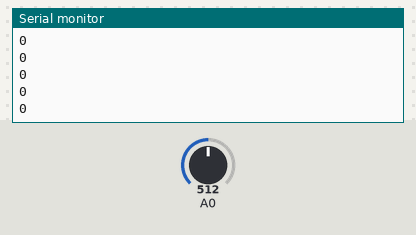
This sketch was run on a simulated Arduino Uno, built with avr-gcc and run on an emulated ATmega328P. Shown: the last lines printed to the serial monitor. The test bench sets the inputs (shaded band); at power-on: A0 = 512.

Above: at 1.2 s.
1.3 s: A0 set to 490
At 1.8 s:
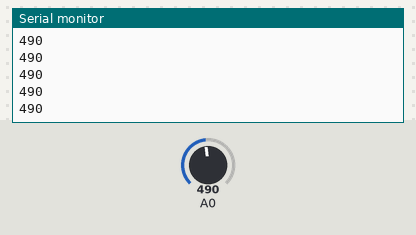
2.8 s: A0 set to 306
At 3.3 s:
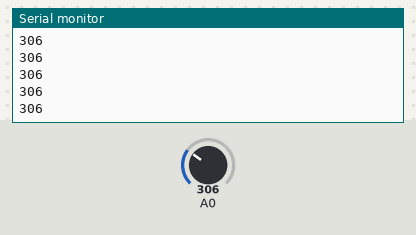
Timing chart, 0 to 5.8 s (numbered marks = the images above; inputs shaded):
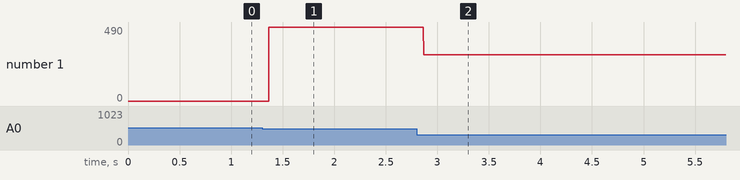

Measured:
- after the input at 1.3 s, the serial monitor: prints a new line after 0.07 s (image 1)
- after the input at 2.8 s, the serial monitor: prints a new line after 0.07 s (image 2)
- plotted number 1: 0 → 490 after the input at 1.3 s, 490 → 306 after the input at 2.8 s

The sketch:

8_buttons.ino
```cpp
void setup()
   {
    Serial.begin(9600);
    pinMode(A0, INPUT);

   }

void loop()
   {
    int a0=analogRead(A0);
    int val=a0;
    if(a0>44 && a0<70)
     {
      //przycisk 1
      val=1;
     }
    if(a0>89 && a0<115)
     {
      //przycisk 2
      val=2;
     }
    if(a0>179 && a0<200)
     {
      //przycisk 3
      val=3;
     }
    if(a0>224 && a0<241)
     {
      //przycisk 4
      val=4;
     }
    if(a0>259 && a0<272)
     {
      //przycisk 5
      val=5;
     }
    if(a0>274 && a0<284)
     {
      //przycisk 6
      val=6;
     }
    if(a0>293 && a0<301)
     {
      //przycisk 7
      val=7;
     }
    if(a0>319 && a0<336)
     {
      //przycisk 8
      val=8;
     }
    if(a0>=500)
     {
      //brak wcisniecia przycisku
      val=0;
     }
    Serial.println(val);
    delay(1);
   }
```
